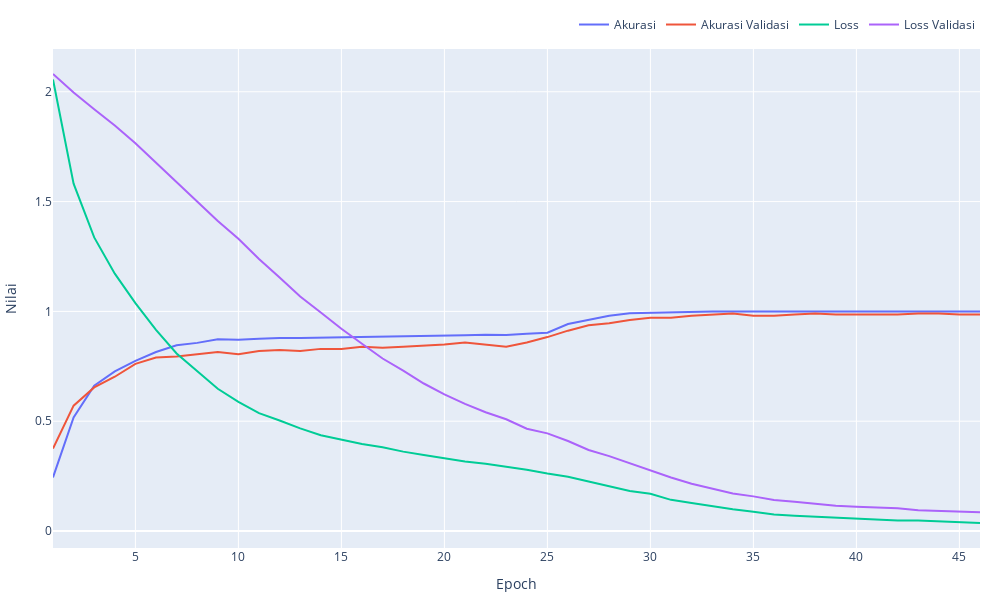

This figure's notebook cell:
### Code cell
fig = go.Figure()
fig.add_trace(go.Scatter(x=np.arange(1,len(accuracy)+1), y=accuracy,
                    mode='lines',
                    name='Akurasi'))
fig.add_trace(go.Scatter(x=np.arange(1,len(val_accuracy)+1), y=val_accuracy, 
                    mode='lines',
                    name='Akurasi Validasi'))
# fig.add_trace(go.Scatter(x=np.arange(1,len(f1_score)+1), y=np.average(f1_score, axis=1),
#                     mode='lines',
#                     name='F1-Score'))
# fig.add_trace(go.Scatter(x=np.arange(1,len(val_f1_score)+1), y=np.average(val_f1_score, axis=1),
#                     mode='lines',
#                     name='F1-Score Validasi'))
fig.add_trace(go.Scatter(x=np.arange(1,len(loss)+1), y=loss,
                    mode='lines',
                    name='Loss'))
fig.add_trace(go.Scatter(x=np.arange(1,len(val_loss)+1), y=val_loss, 
                    mode='lines',
                    name='Loss Validasi'))  


fig.update_layout(height=600, width=1000)
fig.update_layout(xaxis_title='Epoch', yaxis_title='Nilai')
fig.update_layout(legend=dict(
    orientation="h",
    yanchor="bottom",
    y=1.02,
    xanchor="right",
    x=1
))
# fig.add_vline(
#         x=np.argmax(val_accuracy)+1, line_width=1, line_dash="dash", 
#         line_color="red")

# fig.add_annotation(x=np.argmax(val_accuracy)+1, y=np.max(val_accuracy),
#             text=f"Model Akurasi Validasi Tertinggi (Epoch ke-{np.argmax(val_accuracy)+1})",
#             ay=100,
#             ax=150,
#             showarrow=True,
#             arrowhead=1,arrowwidth=2,arrowsize=1,
#             font=dict(
#                 color="black",
#                 size=12
#             ),
#             bgcolor="#FFD54F",borderwidth=1,borderpad=4,)

fig.update_layout(margin=dict(l=10, r=20, t=10, b=10))

fig.show()

### Figure 1 — Plotly figure (JSON) as saved in the notebook; plotly's stock layout.template omitted (floating-point values rounded to 4 significant figures)
{"data": [{"mode": "lines", "name": "Akurasi", "type": "scatter", "x": [1, 2, 3, 4, 5, 6, 7, 8, 9, 10, 11, 12, 13, 14, 15, 16, 17, 18, 19, 20, 21, 22, 23, 24, 25, 26, 27, 28, 29, 30, 31, 32, 33, 34, 35, 36, 37, 38, 39, 40, 41, 42, 43, 44, 45, 46], "y": [0.2439, 0.5172, 0.6618, 0.7267, 0.7745, 0.815, 0.8456, 0.8566, 0.8725, 0.8713, 0.875, 0.8787, 0.8787, 0.8799, 0.8836, 0.8836, 0.8836, 0.8873, 0.8885, 0.8897, 0.8909, 0.8934, 0.8922, 0.8983, 0.9032, 0.9424, 0.9608, 0.9804, 0.9914, 0.9939, 0.9975, 1, 1, 1, 1, 1, 1, 1, 1, 1, 1, 1, 1, 1, 1, 1]}, {"mode": "lines", "name": "Akurasi Validasi", "type": "scatter", "x": [1, 2, 3, 4, 5, 6, 7, 8, 9, 10, 11, 12, 13, 14, 15, 16, 17, 18, 19, 20, 21, 22, 23, 24, 25, 26, 27, 28, 29, 30, 31, 32, 33, 34, 35, 36, 37, 38, 39, 40, 41, 42, 43, 44, 45, 46], "y": [0.3756, 0.5707, 0.6537, 0.7024, 0.761, 0.7902, 0.7951, 0.8049, 0.8146, 0.8049, 0.8195, 0.8244, 0.8195, 0.8293, 0.8293, 0.839, 0.8341, 0.839, 0.8439, 0.8488, 0.8585, 0.8488, 0.839, 0.8585, 0.8829, 0.9122, 0.9366, 0.9463, 0.961, 0.9707, 0.9707, 0.9805, 0.9854, 0.9902, 0.9805, 0.9805, 0.9854, 0.9902, 0.9854, 0.9854, 0.9854, 0.9854, 0.9902, 0.9902, 0.9854, 0.9854]}, {"mode": "lines", "name": "Loss", "type": "scatter", "x": [1, 2, 3, 4, 5, 6, 7, 8, 9, 10, 11, 12, 13, 14, 15, 16, 17, 18, 19, 20, 21, 22, 23, 24, 25, 26, 27, 28, 29, 30, 31, 32, 33, 34, 35, 36, 37, 38, 39, 40, 41, 42, 43, 44, 45, 46], "y": [2.056, 1.582, 1.337, 1.172, 1.038, 0.9161, 0.8083, 0.7273, 0.6478, 0.5877, 0.5368, 0.5032, 0.4673, 0.436, 0.4157, 0.3958, 0.381, 0.3613, 0.3458, 0.3311, 0.3168, 0.3059, 0.2934, 0.2788, 0.2616, 0.2466, 0.2254, 0.2053, 0.1823, 0.17, 0.1418, 0.1272, 0.112, 0.09928, 0.08749, 0.07464, 0.069, 0.06448, 0.05951, 0.05348, 0.05028, 0.04741, 0.0479, 0.04331, 0.03917, 0.03616]}, {"mode": "lines", "name": "Loss Validasi", "type": "scatter", "x": [1, 2, 3, 4, 5, 6, 7, 8, 9, 10, 11, 12, 13, 14, 15, 16, 17, 18, 19, 20, 21, 22, 23, 24, 25, 26, 27, 28, 29, 30, 31, 32, 33, 34, 35, 36, 37, 38, 39, 40, 41, 42, 43, 44, 45, 46], "y": [2.081, 1.996, 1.92, 1.846, 1.766, 1.677, 1.59, 1.5, 1.412, 1.331, 1.238, 1.154, 1.068, 0.9951, 0.9211, 0.8526, 0.7854, 0.7302, 0.6716, 0.6224, 0.5791, 0.5409, 0.5088, 0.4659, 0.4444, 0.4098, 0.3688, 0.341, 0.3081, 0.2766, 0.2434, 0.2151, 0.1945, 0.171, 0.1576, 0.1416, 0.1329, 0.1224, 0.1144, 0.1099, 0.107, 0.1037, 0.09412, 0.0919, 0.09059, 0.08561]}], "layout": {"height": 600, "legend": {"orientation": "h", "x": 1, "xanchor": "right", "y": 1.02, "yanchor": "bottom"}, "margin": {"b": 10, "l": 10, "r": 20, "t": 10}, "width": 1000, "xaxis": {"title": {"text": "Epoch"}}, "yaxis": {"title": {"text": "Nilai"}}}}
